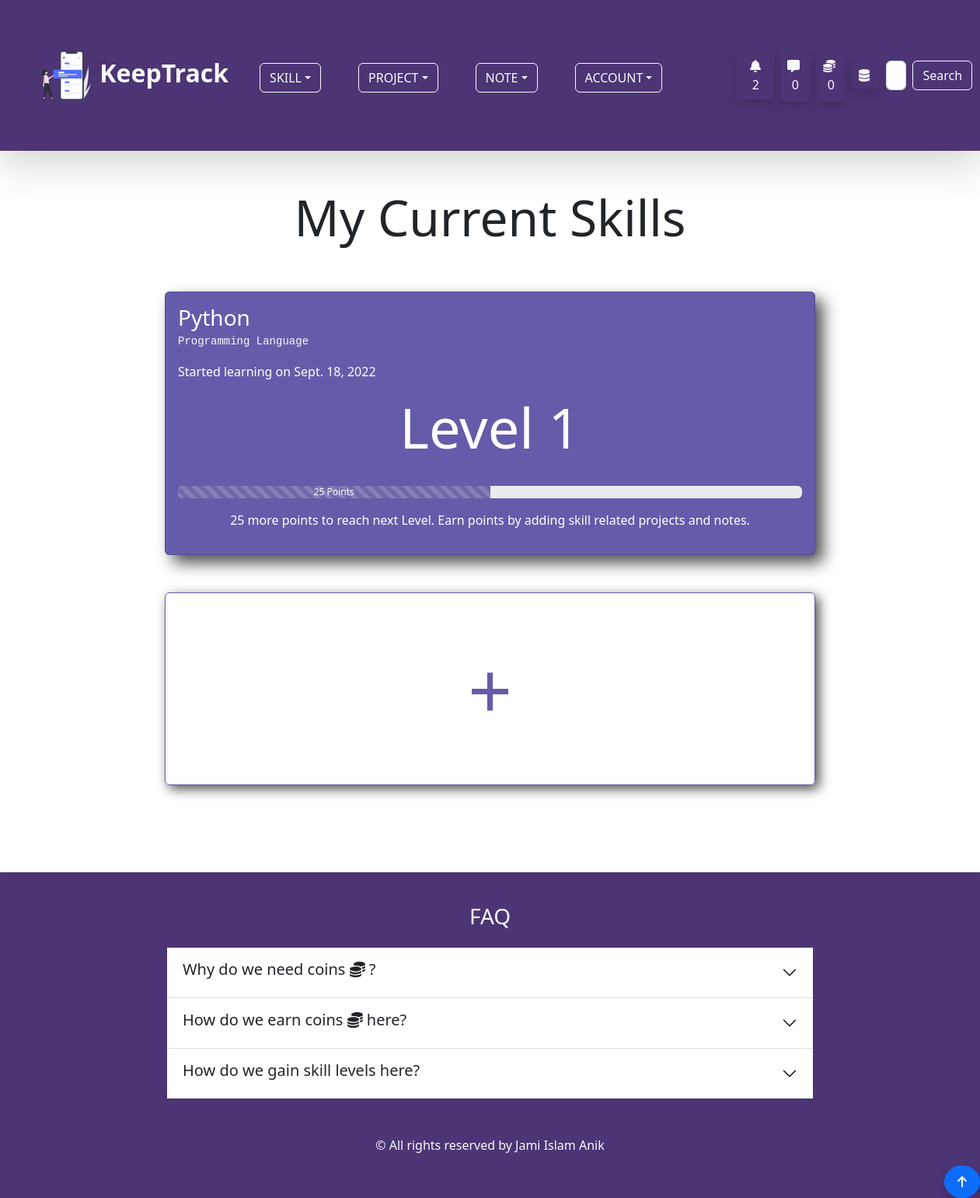
Page /skill/ (signed in) on the earlier database version.
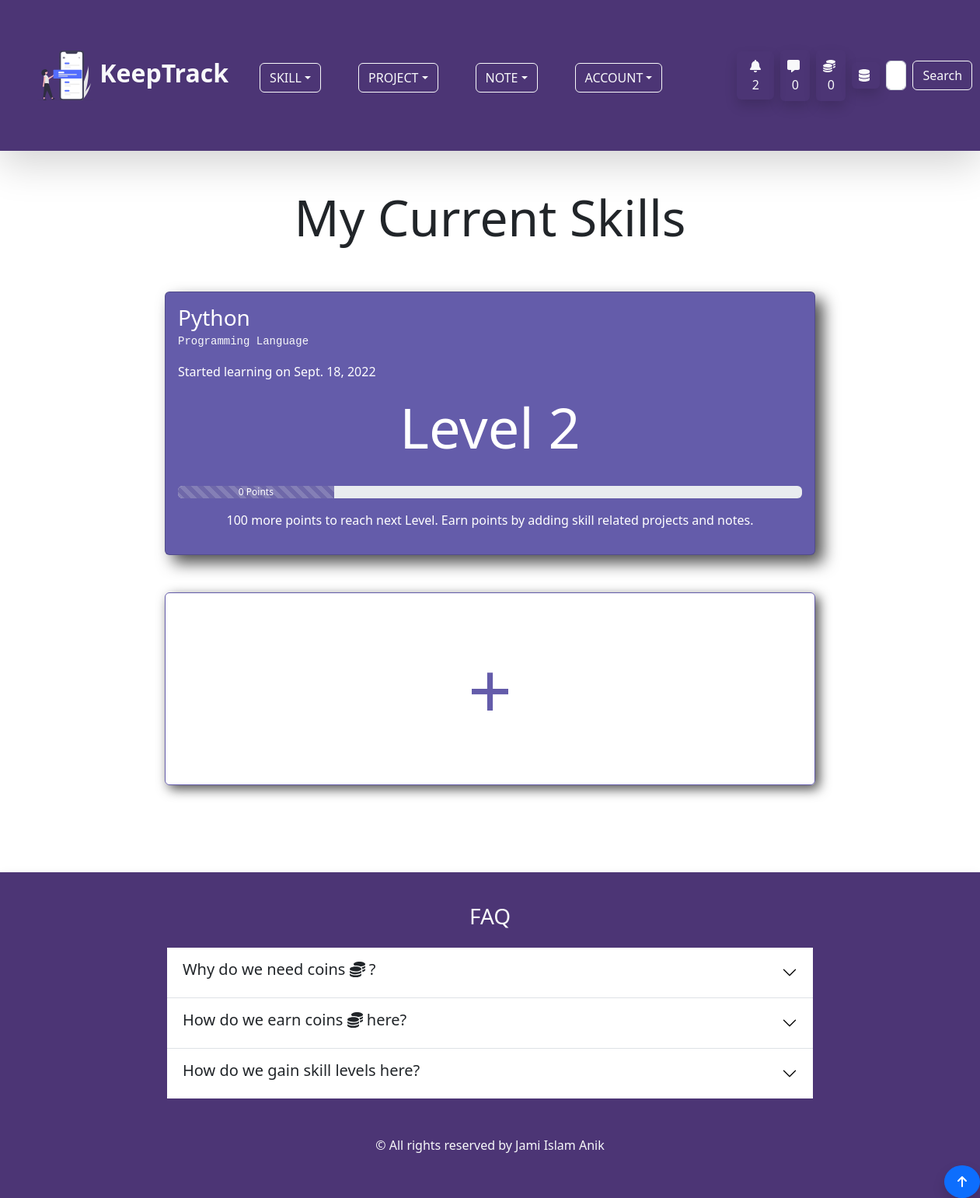
Same page on the later database version.
### skill/models.py (models this page shows, shortened)
class Skill(models.Model):
    SKILL_TYPE_CHOICES = (
        ('Programming Language','Programming Language'),
        ('Database','Database'),
        ('Hosting Platform','Hosting Platform'),
        ('Coding Utility','Coding Utility'),
        ('Frontend Framework','Frontend Framework'),
        ('Backend Framework','Backend Framework'),
        ('Machine Learning Tool','Machine Learning Tool'),
        ('Data Science Tool','Data Science Tool'),
        ('Artificial Intelligence Tool','Artificial Intelligence Tool')
    )
    skill_type = models.CharField(max_length=200,choices=SKILL_TYPE_CHOICES,null=True,blank=True)
    note = GenericRelation(Note)
    owner = models.ForeignKey(Profile, on_delete=models.CASCADE,null=True,blank=True,default="Coding Utility")
    title = models.CharField(max_length=255)
    description = models.TextField(max_length=500,null=True,blank=True)
    skill_level = models.IntegerField(default=1)
    current_point = models.IntegerField(default=0)
    learning = models.BooleanField(default=True)
    started_learning = models.DateField(null=True,blank=True,auto_now_add=True)
    @property
    def needed_point(self):
        return self.skill_level*50 - self.current_point
    @property
    def current_point_percentage(self):
        percentage = (self.current_point/(self.skill_level * 50)) * 100
        if percentage <= 30:
            return 25
        elif percentage <= 60:
            return 50
        elif percentage <= 90:
            return 75
        else:
            return 100
    class Meta:
        ordering = ['-skill_level','-current_point']

### skill/views.py (the view)
# urls.py: path('',views.skill_page,name='skill-page'),
@login_required(login_url="login-page")
def skill_page(request):
    profile = request.user.profile
    queryset =profile.skill_set.all()
    context = {
        'queryset':queryset,
    }
    return render(request,'skill/skill_page.html',context)

### skill/templates/skill/skill_page.html
{% extends 'base.html' %}
{% load static %}
{% block content %}
<div class="container">
  <div class="d-flex justify-content-center align-items-center pb-5">
    <h3 class="display-3 text-center px-3"> My Current Skills</h3>
  </div>
{% if queryset %}
  {% for skill in queryset %}
  <a href="{% url 'single-skill-page' skill.id %}" class="text-reset text-decoration-none">
    <div class="card text-white mb-5 mx-auto w-75 " id="skill-page-card">
      <div class="card-body">
        <h3 class="card-title d-inline">{{skill.title}}</h3>
        <p class="fs-6"><code class="text-light">{{skill.skill_type}}</code></p>
        <p class="fs-6">Started learning on {{ skill.started_learning }}</p>
        <p class="text-center display-2 pb-3">Level {{skill.skill_level}} </p>
        <div class="progress my-3">
          <div class="progress-bar w-{{ skill.current_point_percentage }} progress-bar-striped progress-bar-animated"
            role="progressbar" aria-valuenow="{{ skill.current_point }}" aria-valuemin="0" aria-valuemax="100"
            style="background-color:#6f68a9;">{{ skill.current_point }} Points</div>
        </div>
        <p class="fs-6 text-center ">{{ skill.needed_point }} more points to reach next Level. Earn points by adding
          skill related projects and notes.</p>
      </div>
    </div>
  </a>
  {% endfor %}
  {% else %}
  <p class="text-center lead">You do not have any skill yet.</p>
  {% endif %}
  <a href="{% url 'skill-form-page' %}" class="btn p-5 my-5" id="skill-page-btn">+</a>
</div>
{% endblock %}

Differences in the rows shown:
changed Skill "Python": skill_level "1" → "2"; current_point "25" → "0"; needed_point "25" → "100"
